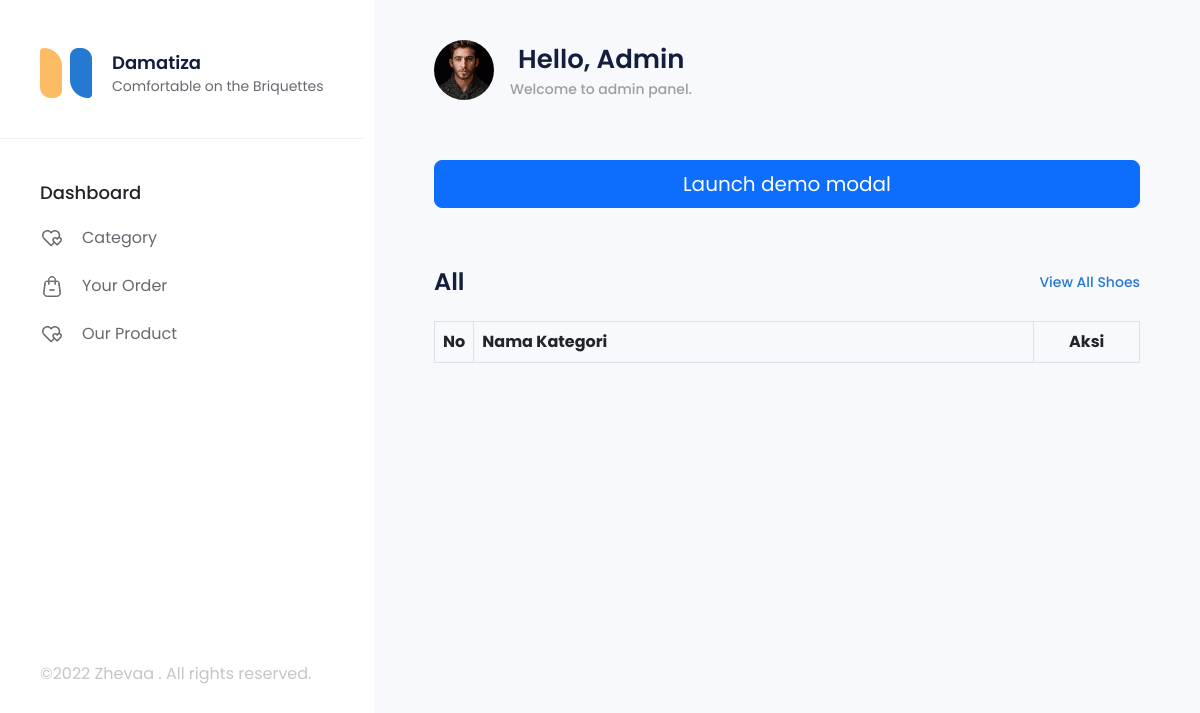
Before: /index.php/kategori with the older database file.
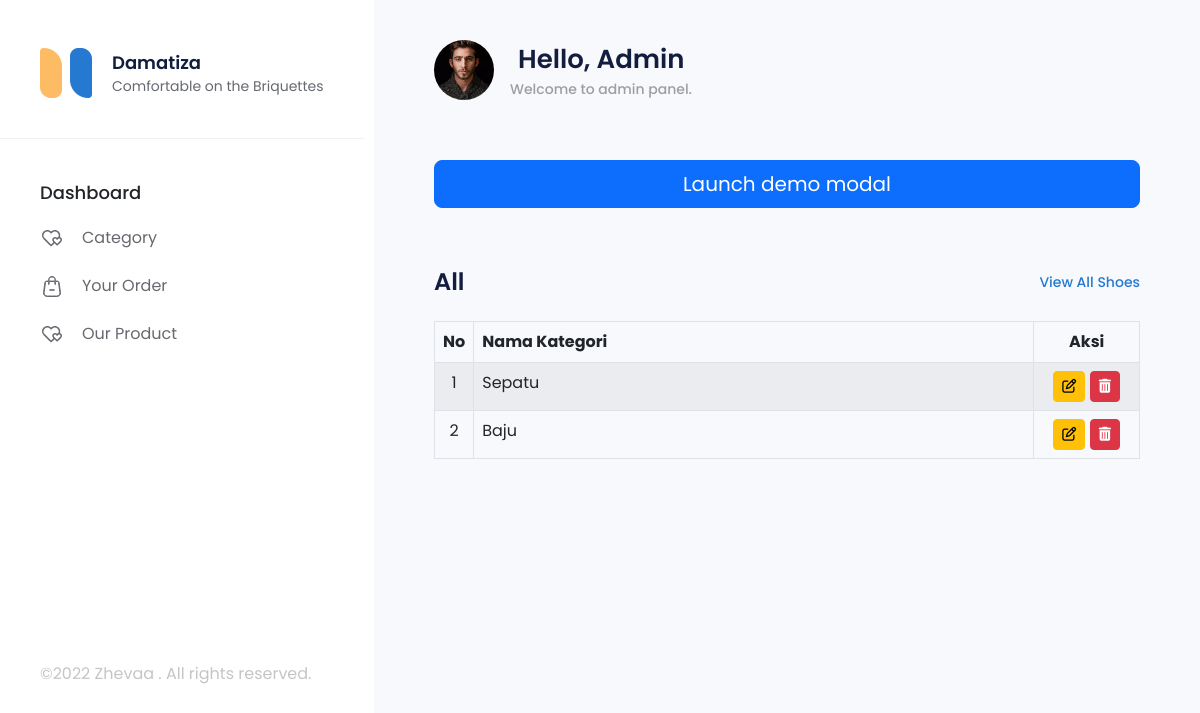
After: the same page with the newer database file.
### tables this page shows
CREATE TABLE `tbl_category` (
  `id_category` int(11) NOT NULL AUTO_INCREMENT,
  `nama_category` varchar(30) DEFAULT NULL,
  PRIMARY KEY (`id_category`)
);

### application/controllers/Kategori.php (called while the page is built, shortened)
<?php
class Kategori extends CI_Controller {
	function __construct(){
        $this->load->model('M_Kategori');
		$this->load->helper('url');
    }
	public function index()
	{
		$kategori = $this->M_Kategori->tampil()->result();
		$data['tampil'] = $kategori;
		$this->load->view('V_Kategori',$data);
	}
}

### index.php (called while the page is built, shortened)
<?php
require_once BASEPATH.'core/CodeIgniter.php';

### application/models/M_Kategori.php (called while the page is built, shortened)
<?php
class M_Kategori extends CI_Model
{
	function tampil()
	{
		$result = $this->db->query("select * from tbl_category");
		return $result;
    }
}

### application/views/V_Kategori.php (the view, shortened to what this page needs)
<!DOCTYPE html>
<html lang="en">
<head>
<link
         href="https://cdn.jsdelivr.net/npm/bootstrap@5.2.1/dist/css/bootstrap.min.css"
         rel="stylesheet"
      />
      <link rel="stylesheet" href="https://cdn.jsdelivr.net/npm/bootstrap-icons@1.9.1/font/bootstrap-icons.css" />
      <link rel="stylesheet" href="https://cdn.jsdelivr.net/npm/@splidejs/splide@3.6.12/dist/css/splide.min.css" />
      <link rel="stylesheet" href="<?php echo base_url()?>asset/css/index/1.navbar.css" />
      <link rel="stylesheet" href="<?php echo base_url()?>asset/css/index/2.aside_briquettes.css" />
      <link rel="stylesheet" href="<?php echo base_url()?>asset/css/index/3.aside_faq.css" />
      <link rel="stylesheet" href="<?php echo base_url()?>asset/css/index/4.aside_process_production.css" />
      <link rel="stylesheet" href="<?php echo base_url()?>asset/css/index/5.aside_get_started.css" />
      <link rel="stylesheet" href="<?php echo base_url()?>asset/css/index/6.media_query_public.css" />
      <link rel="stylesheet" href="<?php echo base_url()?>asset/css/styles.css" />
      <link
      href="https://cdn.jsdelivr.net/npm/bootstrap@5.2.0-beta1/dist/css/bootstrap.min.css"
      rel="stylesheet"
/>
      <link rel="stylesheet" href="<?php echo base_url();?>asset/js/pnotify/dist/pnotify.css">
	<link rel="stylesheet" href="<?php echo base_url();?>asset/js/pnotify/dist/pnotify.buttons.css">
	<link rel="stylesheet" href="<?php echo base_url();?>asset/js/pnotify/dist/pnotify.nonblock.css">
   <link rel="stylesheet" href="<?php echo base_url();?>asset/js/sweetalert2/sweetalert2.min.css">
</head>
  <body>
    <aside class="sidebar offcanvas-lg offcanvas-start">
      <div class="logo-brand mt-lg-5">
        <img
          src="./asset/images/logo.png"
          alt="Logo "
          width="52"
          height="50"
        />
        <div>
          <h6 class="title-store">Damatiza </h6>
          <p class="tagline-store">Comfortable on the Briquettes</p>
        </div>
      </div>
      <hr />
      <nav class="menu flex-fill">
        <div class="section-menu">
          <p class="fs-18 fw-500 mb-2">Dashboard</p>
          <a href="<?php echo base_url("Kategori")?>" class="item-menu" onclick="handleClickMenu(this)">
            <p>Category</p>
          </a>
          <a href="<?php echo base_url("Order")?>" class="item-menu" onclick="handleClickMenu(this)">
            <p class="flex-fill">Your Order</p>
          </a>
          <a href="<?php echo base_url("Barang")?>" class="item-menu" onclick="handleClickMenu(this)">
            <p>Our Product</p>
          </a>
        </div>
      </nav>
      <footer>
       <br><br><br><br><br><br><br><br><br><br><br>
        <p>©2022 Zhevaa . All rights reserved.</p>
      </footer>
    </aside>
    <main class="content flex-fill">
      <section>
        <nav class="nav-content gap-5">
          <div class="d-flex gap-3 align-items-left">
            <img
              src="asset/images/photo.webp"
              alt="Photo Profile"
              class="photo-profile"
            />
            <div>
              <p class="title-content ms-2">Hello, Admin</p>
              <p class="subtitle-content">
                Welcome to admin panel.
              </p>
            </div>
          </div>
        </nav>
      </section>
<button type="button" class="btn btn-lg btn-primary btn-tambah" data-bs-toggle="modal" data-bs-target="#exampleModal">
  Launch demo modal
</button>
      <section class="d-flex flex-column gap-4">
        <div class="d-flex justify-content-between align-items-center gap-3">
          <h4 class="title-section-content">All</h4>
          <a href="#" class="btn-link">View All Shoes</a>
        </div>
                        <div class="block-content block-content-full">
                            <table class="table table-bordered table-striped table-vcenter js-dataTable-full">
                                <thead>
                                    <tr>
                                        <th class="text-center" style="width: 5%;">No</th>
                                        <th>Nama Kategori</th>
                                        <th class="text-center" style="width: 15%;">Aksi</th>
                                    </tr>
                                </thead>
                                <tbody>
									<?php $no = 1; foreach($tampil as $key){?>
										<tr>
											<td class="text-center"><?php echo $no;?></td>
											<td><?php echo $key->nama_category; ?></td>
											<td class="text-center">
													<button type="button" class="btn btn-sm btn-warning btn-ubah" value="<?php echo $key->id_category?>" data-toggle="tooltip" title="Ubah">
														<i class="fa fa-edit"></i>
													</button>
													<button type="button" class="btn btn-sm btn-danger btn-hapus" value="<?php echo $key->id_category?>" data-toggle="tooltip" title="Hapus">
														<i class="fa fa-trash"></i>
													</button>
											</td>
										</tr>
									<?php $no++;}?>
                                </tbody>
                            </table>
                        </div>
      </section>
    </main>
  </body>
</html>

### asset/css/index/2.aside_briquettes.css (style rules this page uses)
.fw-500 { font-weight: 500; }

### asset/css/styles.css (style rules this page uses)
* { font-family: 'Poppins', sans-serif; margin-bottom: 0 !important; }
.fs-18 { font-size: 18px; }
.fw-500 { font-weight: 500; }
svg { width: 24px; height: 24px; }
@media (min-width: 992px) { .content { margin-left: 374px; } }

### asset/css/component/sidebar.css (style rules this page uses)
.sidebar { position: fixed; height: 100vh; flex-direction: column; justify-content: space-between; overflow-y: auto; background-color: var(--white); }
.sidebar > hr { margin: 0; color: var(--grey-tertiary); }
.logo-brand { display: flex; gap: 20px; justify-content: center; align-items: center; padding: 0 40px 40px; }
.title-store { font-weight: 600; font-size: 18px; color: var(--navy); line-height: 27px; }
.tagline-store { font-weight: 400; font-size: 14px; color: var(--grey-primary); }
.menu { margin: 40px 0; display: flex; flex-direction: column; gap: 40px; }
.section-menu { display: flex; flex-direction: column; }
.section-menu > p { padding-left: 40px; }
.item-menu { gap: 18px; display: flex; padding: 12px 40px; font-weight: 400; position: relative; text-decoration: none; align-items: center; color: var(--grey-primary); }
.sidebar footer { padding: 40px 40px 60px; color: #c5c5c5; }

### asset/css/component/content.css (style rules this page uses)
.content { display: flex; flex-direction: column; gap: 60px; padding: 40px 60px; min-height: 100vh; background-color: var(--background); }
.photo-profile { min-width: 60px; height: 60px; object-fit: cover; border-radius: 100px; }
.title-content { font-size: 26px; font-weight: 600; line-height: 39px; color: var(--navy); }
.subtitle-content { color: var(--grey-secondary); font-weight: 500; font-size: 14px; }
.nav-content { display: flex; flex-wrap: wrap; align-items: center; justify-content: space-between; }
.btn-link { font-weight: 500; font-size: 14px; color: var(--blue-primary); text-decoration: none !important; }
.title-section-content { font-weight: 600; color: var(--navy); }

### asset/css/variable.css (style rules this page uses)
:root { --navy: #131e3f; --red: #ff6d6d; --white: #ffffff; --purple: #877bd1; --blue-primary: #2579d1; --blue-secondary: #e9f6ff; --grey-primary: #66696f; --grey-secondary: #9e9e9e; --grey-tertiary: #c5c5c5; --background: #f8f9fd; --color-scroll-sidebar: #e4e4e4; --color-scroll-content: var(--grey-tertiary); }

Changed rows visible on the page:
added tbl_category: nama_category "Sepatu"
added tbl_category: nama_category "Baju"
